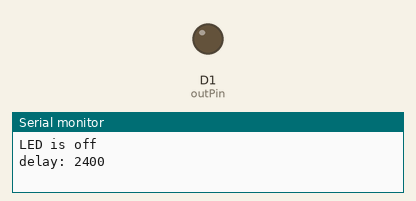
Bench run of a program on a simulated ESP8266 (NodeMCU). On the bench: output pins drawn as LEDs (lit = HIGH), the last lines printed to the serial monitor.

Above: at 1.2 s.
At 3.6 s:
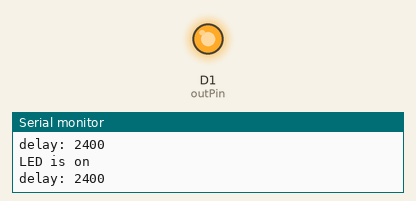
Timing chart, 0 to 6.2 s (numbered marks = the images above):
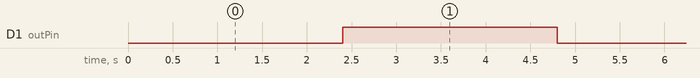

The program:

main.cpp
```cpp
#include <Arduino.h>
#define outPin D1
// put function declarations here:
int myFunction(int, int);
int ms = 2400;
bool on;

void setup() {
  // put your setup code here, to run once:
  Serial.begin(9600);
  pinMode(outPin, OUTPUT);
}

void loop() {
  // put your main code here, to run repeatedly:
  if (Serial.available()) {
    String rx = Serial.readStringUntil('\n');
    // if A is sent, blink LED faster, can't be less than 0 ms.
    if (rx[0] == 'A') {
      if (ms > 0) {
        ms -= 300;
      }
    }
    // else if B is sent, blink LED slower
    else if (rx[0] == 'B') {
      ms += 300;
    }
  }
  digitalWrite(outPin, on);
  // print status of LED
  if (on) {Serial.println("LED is on");}
  else {Serial.println("LED is off");}
  Serial.println("delay: " + String(ms));
  on = !on;
  delay(ms);
}

// put function definitions here:
int myFunction(int x, int y) {
  return x + y;
}
```

Measured:
- by itself, D1 (outPin): alternates HIGH for 2.4 s and LOW for 2.4 s
